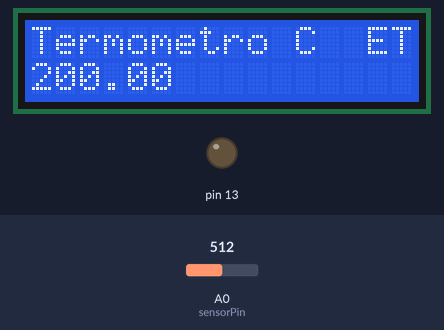
The sketch below on a simulated Arduino Uno, built with avr-gcc and run on an emulated ATmega328P. On the bench: 16×2 character LCD, output pins drawn as LEDs (lit = HIGH). The test bench sets the inputs (shaded band); at power-on: A0 (sensorPin) = 512. What the sketch prints to the serial monitor is not drawn.

Above: at 1.2 s.
1.3 s: A0 (sensorPin) set to 315
At 3.9 s:
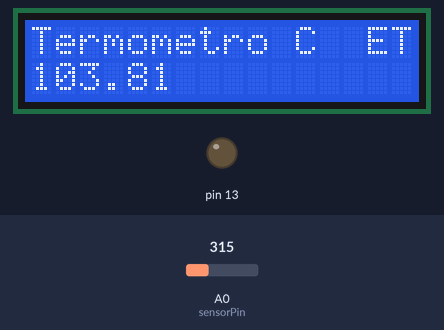
5.2 s: A0 (sensorPin) set to 291
At 7.4 s:
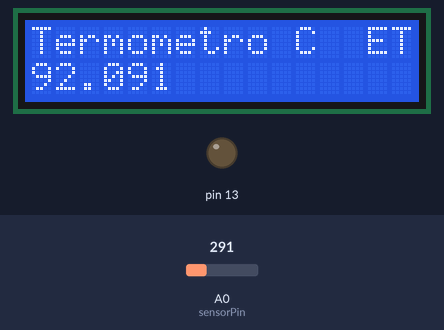
9.1 s: A0 (sensorPin) set to 306
At 13.4 s:
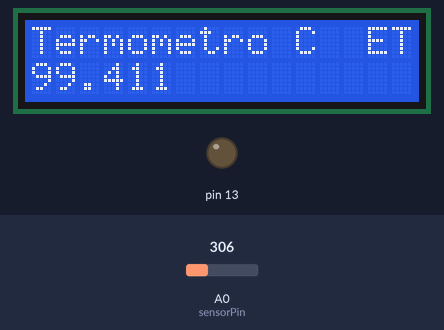
Timing chart, 0 to 14.9 s (numbered marks = the images above; inputs shaded):
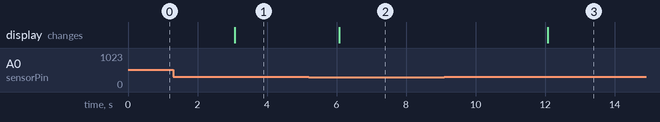

Measured:
- after the input at 1.3 s, the display: changes after 1.8 s (image 1)
- after the input at 5.2 s, the display: changes after 0.87 s (image 2)
- after the input at 9.1 s, the display: changes after 3.0 s (image 3)

The sketch:

termometro.ino
```cpp
const int sensorPin = A0;
const float baselineTemp = 20.0;
// include the library code:
#include <LiquidCrystal.h>

// initialize the library with the numbers of the interface pins
LiquidCrystal lcd(12, 11, 5, 4, 3, 2);
void setup(){
  pinMode(13,OUTPUT);
    lcd.begin(16, 2);
  // Print a message to the LCD.
  lcd.print("Termometro C  ET");
  Serial.begin(9600);//apertura porta seriale;
}
void loop(){
  digitalWrite(13,LOW);
  int sensorVal=analogRead(sensorPin);
  Serial.print("Valore sensore: ");
  Serial.print(sensorVal);
  float voltage=(sensorVal/1024.0)*5.0;
  Serial.print(", Volts: ");
  Serial.print(voltage);
  Serial.print(", gradi C°: ");
  float temperature=(voltage-.5)*100;
  Serial.print(temperature);
  Serial.print('\n');
  lcd.setCursor(0, 1);
  // print the number of seconds since reset:
  lcd.print(temperature);
  delay(3000);
}
```
